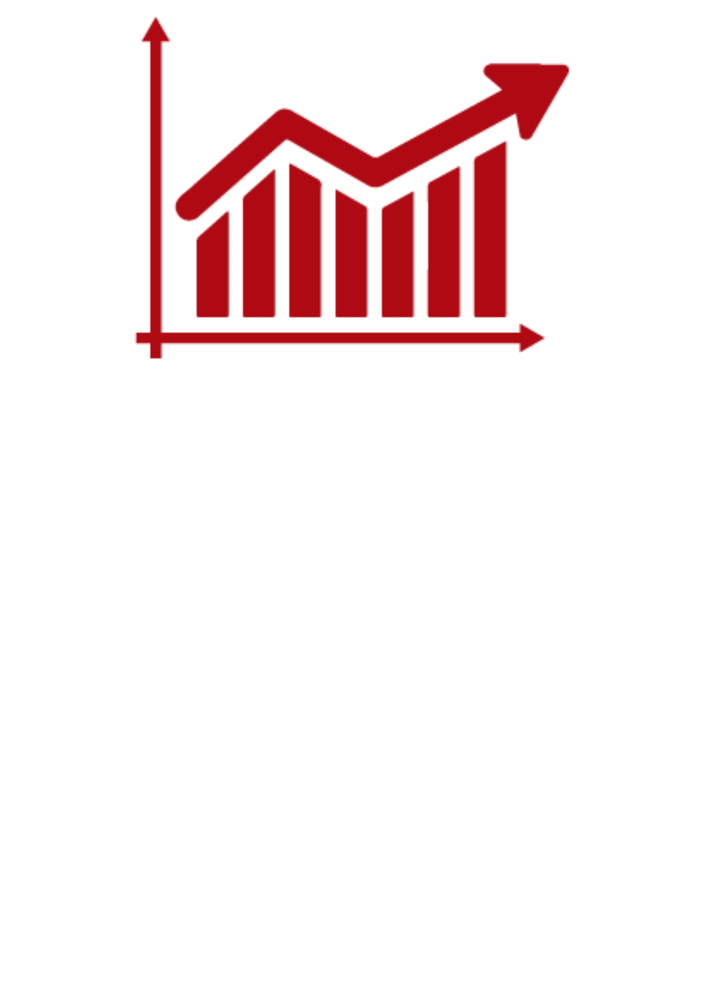
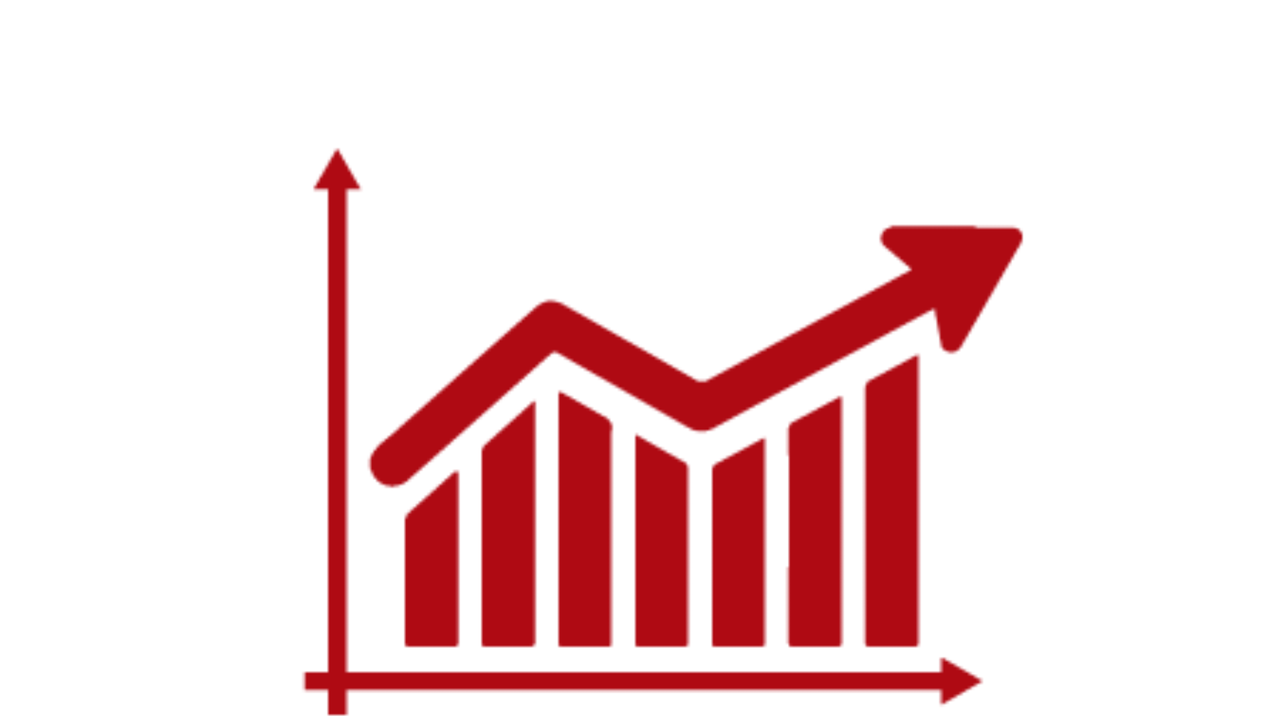

An Android layout and its configuration variant, each rendered on a device that would load it. The default file and the variant file are quoted in full after the pictures.
<!-- AndroidManifest.xml: application theme Theme.AppGestaoDeEnsino -->
<!-- res/layout/alert.xml -->
<?xml version="1.0" encoding="utf-8"?>
<RelativeLayout
    xmlns:android="http://schemas.android.com/apk/res/android"
    android:layout_width="match_parent"
    android:layout_height="500dp"
    android:orientation="horizontal"

    android:id="@+id/llFundoLista3">


    <ImageView
        android:id="@+id/dialog_imageview"
        android:layout_width="286dp"
        android:layout_height="186dp"
        android:layout_alignParentStart="true"
        android:layout_alignParentEnd="true"
        android:layout_marginStart="58dp"
        android:layout_marginEnd="67dp"
        android:src="@drawable/grafico" />

</RelativeLayout>
<!-- resources referenced by this layout -->
<resources>
  <!-- drawable grafico: png bitmap (drawable, 4463 bytes) -->
  <style name="Theme.AppGestaoDeEnsino" parent="Theme.MaterialComponents.DayNight.DarkActionBar">
          
          <item name="colorPrimary">#EC0505</item>
          <item name="colorPrimaryVariant">#E3041D</item>
          <item name="colorOnPrimary">@color/white</item>
          
          <item name="colorSecondary">@color/teal_200</item>
          <item name="colorSecondaryVariant">@color/teal_700</item>
          <item name="colorOnSecondary">@color/black</item>
          
          <item name="android:statusBarColor" tools:targetApi="l">?attr/colorPrimaryVariant</item>
          
      </style>
  <color name="white">#FFFFFFFF</color>
  <color name="teal_200">#FF03DAC5</color>
  <color name="teal_700">#FF018786</color>
  <color name="black">#FF000000</color>
</resources>
<!-- res/layout-land/alert.xml (the repository's variant of the layout above) -->
<!-- drawn on the phone turned sideways -->
<?xml version="1.0" encoding="utf-8"?>
<RelativeLayout
    xmlns:android="http://schemas.android.com/apk/res/android"
    android:layout_width="match_parent"
    android:layout_height="500dp"
    android:orientation="horizontal"

    android:id="@+id/llFundoLista3">


    <ImageView
        android:id="@+id/dialog_imageview"
        android:layout_width="656dp"
        android:layout_height="303dp"
        android:layout_alignParentStart="true"
        android:layout_alignParentTop="true"
        android:layout_alignParentEnd="true"
        android:layout_centerInParent="true"
        android:layout_marginStart="48dp"
        android:layout_marginTop="63dp"
        android:layout_marginEnd="27dp"
        android:src="@drawable/grafico" />

</RelativeLayout>
